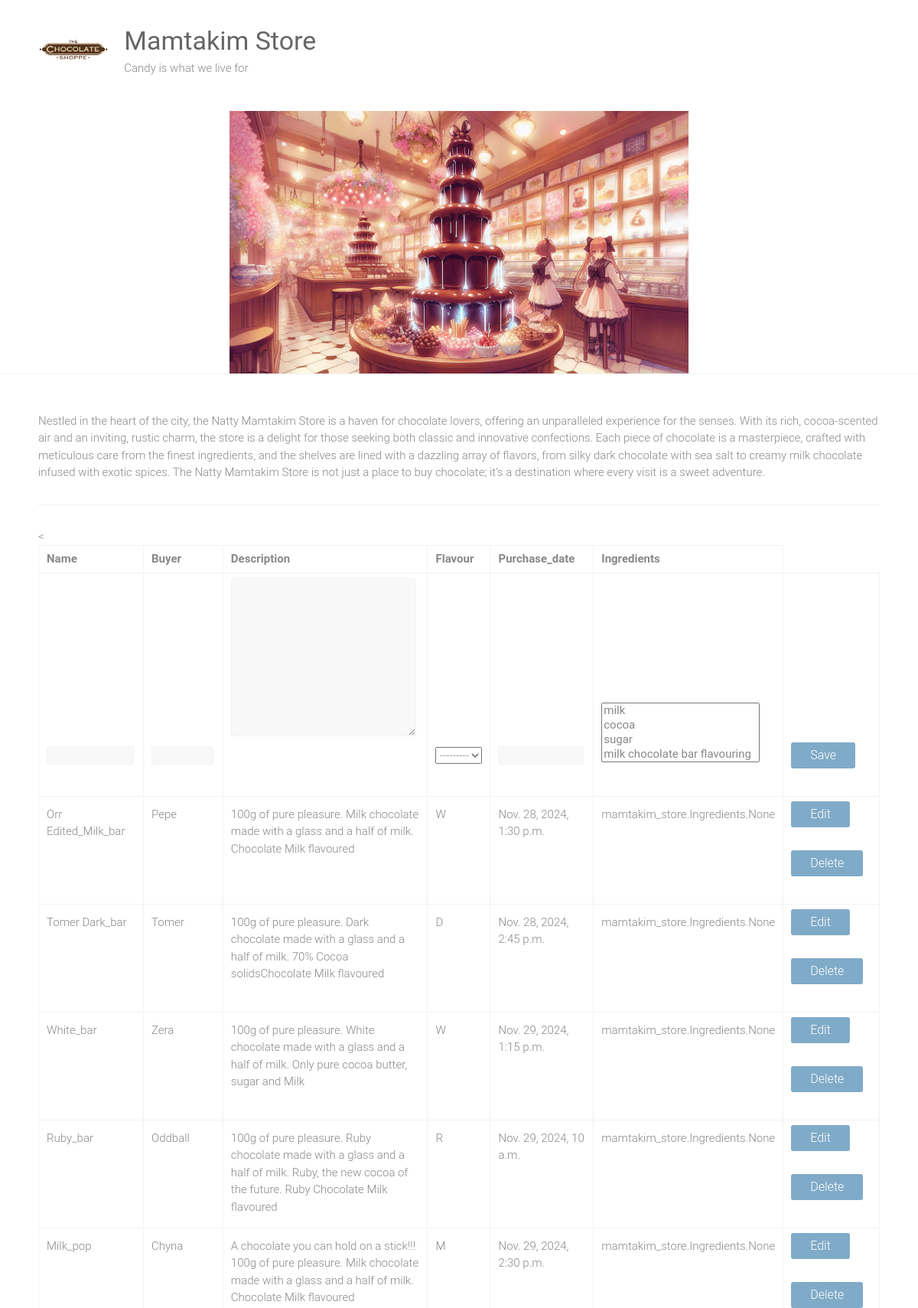
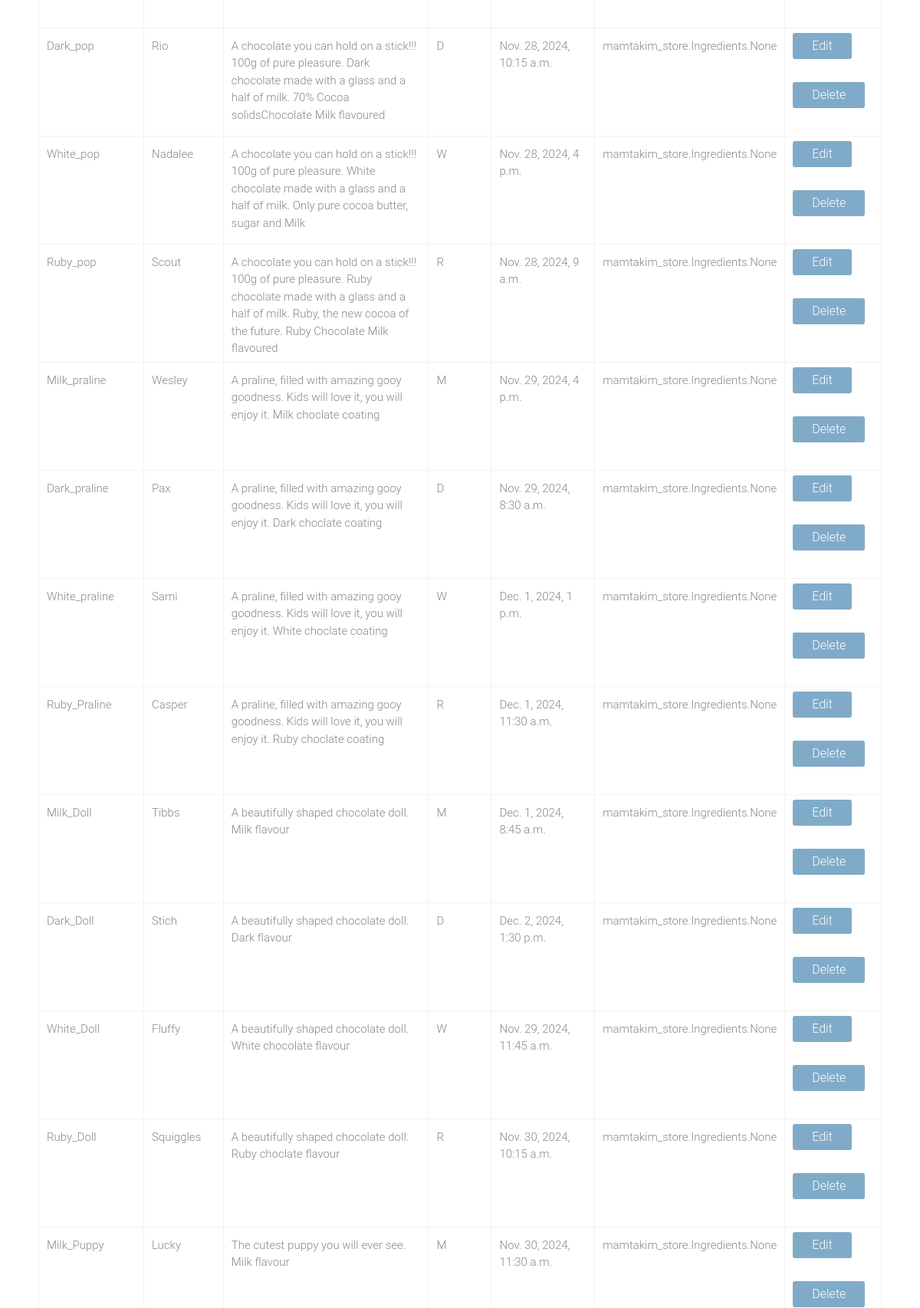
Page /mamtakim_index (upper part) on the committed database (2 pictures, top to bottom).
### mamtakim_store/models.py (models this page shows)
class Mamtak(models.Model):
    CHOC_CHOICES = [('W', 'White'),('M', 'Milk'),('D','Dark'),('R','Ruby')]
    name = models.CharField(max_length=100)
    buyer = models.CharField(max_length=100)
    description = models.TextField()
    flavour = models.CharField(max_length=1, choices=CHOC_CHOICES, blank=True)
    purchase_date = models.DateTimeField()
    ingredients = models.ManyToManyField('Ingredients', blank=True)

### mamtakim_store/views.py (the view, shortened to what this page needs)
# urls.py: path('mamtakim_index', views.index, name='index'),
def index(request):
    context = {}
    form = MamtakForm()
    mamtakim = Mamtak.objects.all()
    context['mamtakim'] = mamtakim
    context['title'] = 'Home'
    context['form'] = form
    return render(request, 'home2.html', context)

### mamtakim_store/forms.py
class MamtakForm(forms.ModelForm):
    class Meta:
        model = Mamtak
        fields = ['name', 'buyer', 'description', 'flavour', 'purchase_date','ingredients']

### mamtakim_store/models.py (called while the page is built)
    def __str__(self):
        return self.name

### mamtakim_store/templates/home2.html (shortened to what this page needs)
{% extends 'base.html' %}
{% block content %}
<form method="post" action="{% url 'index' %}">
<table class="table table-bordered table-light">
<tr><th>Name</th><th>Buyer</th><th>Description</th><th>Flavour</th><th>Purchase_date</th><th>Ingredients</th><</tr>
{% if not form.instance.id %}
<tr>
  {% include 'save.html' %}
</tr>
{% endif %}
{% for mamtak in mamtakim %}
  <tr>
    {% if form.instance.id == mamtak.id %}
    {% include 'save.html' %}
    {% else %}
    <td>{{ mamtak.name }}</td>
    <td>{{ mamtak.buyer }}</td>
    <td>{{ mamtak.description }}</td>
    <td>{{ mamtak.flavour }}</td>
    <td>{{ mamtak.purchase_date }}</td>
    <td>{{ mamtak.ingredients }}</td>
    <td>
      <button formnovalidate class="btn btn-success" name="edit" value="{{ mamtak.id }}">Edit</button>
      <button formnovalidate class="btn btn-danger" name="delete" value="{{ mamtak.id }}">Delete</button>
    </td>
    {% endif %}
  </tr>
{% endfor %}
</table>
</form>
{% endblock %}

### mamtakim_store/static/style.css (style rules this page uses)
html, body, div, span, applet, object, iframe, h1, h2, h3, h4, h5, h6, p, blockquote, pre, a, abbr, acronym, address, big, cite, code, del, dfn, em, font, ins, kbd, q, s, samp, small, strike, strong, sub, sup, tt, var, dl, dt, dd, ol, ul, li, fieldset, form, label, legend, table, caption, tbody, tfoot, thead, tr, th, td { border: 0; font: inherit; font-size: 100%; font-style: inherit; font-weight: inherit; margin: 0; outline: 0; padding: 0; vertical-align: baseline; }
html { overflow-y: scroll; -webkit-text-size-adjust: 100%; -ms-text-size-adjust: 100%; }
body, button, input, select, textarea { color: #888888; font-size: 15px; line-height: 1.5; font-family: 'Roboto', sans-serif; font-weight: 300; }
table { border-collapse: collapse; border-spacing: 0; margin: 0 0 1.5em; width: 100%; }
th { font-weight: bold; }
th, td { border: 1px solid #f2f2f2; padding: 6px 10px; }
caption, th, td { text-align: left; }
body { background: #f2f2f2; }
input, textarea { -webkit-border-radius: 0px; }
input[type="text"], input[type="url"], input[type="email"], input[type="search"], input[type="password"], textarea { -moz-appearance: none !important; -webkit-appearance: none !important; appearance: none !important; padding: 1%; border: 1px solid #f2f2f2; line-height: 20px; width: 98%; margin: 0 0 30px; background-color: #f8f8f8; -webkit-border-radius: 3px; -moz-border-radius: 3px; border-radius: 3px; }
.ample-button, input[type="reset"], input[type="button"], input[type="submit"], button { -moz-appearance: none !important; -webkit-appearance: none !important; appearance: none !important; color: #FFFFFF; display:inline-block; margin-bottom: 30px; padding: 5px 25px; cursor: pointer; background-color: #80abc8; border: 0px; -webkit-border-radius: 3px; -moz-border-radius: 3px; border-radius: 3px; font-size: 16px; }
body { padding-top: 30px; padding-bottom: 30px; }
body.wide { padding-top: 0; padding-bottom: 0; }

### rows in the picture
Mamtak: name "Orr Edited_Milk_bar", buyer "Pepe", description "100g of pure pleasure. Milk chocolate made with a glass and a half of milk. Chocolate Milk flavoured", flavour "W", purchase_date "Nov. 28, 2024, 1:30 p.m.", ingredients "mamtakim_store.Ingredients.None"
Mamtak: name "Tomer Dark_bar", buyer "Tomer", description "100g of pure pleasure. Dark chocolate made with a glass and a half of milk. 70% Cocoa solidsChocolate Milk flavoured", flavour "D", purchase_date "Nov. 28, 2024, 2:45 p.m.", ingredients "mamtakim_store.Ingredients.None"
Mamtak: name "White_bar", buyer "Zera", description "100g of pure pleasure. White chocolate made with a glass and a half of milk. Only pure cocoa butter, sugar and Milk", flavour "W", purchase_date "Nov. 29, 2024, 1:15 p.m.", ingredients "mamtakim_store.Ingredients.None"
Mamtak: name "Ruby_bar", buyer "Oddball", description "100g of pure pleasure. Ruby chocolate made with a glass and a half of milk. Ruby, the new cocoa of the future. Ruby Chocolate Milk flavoured", flavour "R", purchase_date "Nov. 29, 2024, 10 a.m.", ingredients "mamtakim_store.Ingredients.None"
Mamtak: name "Milk_pop", buyer "Chyna", description "A chocolate you can hold on a stick!!! 100g of pure pleasure. Milk chocolate made with a glass and a half of milk. Chocolate Milk flavoured", flavour "M", purchase_date "Nov. 29, 2024, 2:30 p.m.", ingredients "mamtakim_store.Ingredients.None"
Mamtak: name "Dark_pop", buyer "Rio", description "A chocolate you can hold on a stick!!! 100g of pure pleasure. Dark chocolate made with a glass and a half of milk. 70% Cocoa solidsChocolate Milk flavoured", flavour "D", purchase_date "Nov. 28, 2024, 10:15 a.m.", ingredients "mamtakim_store.Ingredients.None"
Mamtak: name "White_pop", buyer "Nadalee", description "A chocolate you can hold on a stick!!! 100g of pure pleasure. White chocolate made with a glass and a half of milk. Only pure cocoa butter, sugar and Milk", flavour "W", purchase_date "Nov. 28, 2024, 4 p.m.", ingredients "mamtakim_store.Ingredients.None"
Mamtak: name "Ruby_pop", buyer "Scout", description "A chocolate you can hold on a stick!!! 100g of pure pleasure. Ruby chocolate made with a glass and a half of milk. Ruby, the new cocoa of the future. Ruby Chocolate Milk flavoured", flavour "R", purchase_date "Nov. 28, 2024, 9 a.m.", ingredients "mamtakim_store.Ingredients.None"
Mamtak: name "Milk_praline", buyer "Wesley", description "A praline, filled with amazing gooy goodness. Kids will love it, you will enjoy it. Milk choclate coating", flavour "M", purchase_date "Nov. 29, 2024, 4 p.m.", ingredients "mamtakim_store.Ingredients.None"
Mamtak: name "Dark_praline", buyer "Pax", description "A praline, filled with amazing gooy goodness. Kids will love it, you will enjoy it. Dark choclate coating", flavour "D", purchase_date "Nov. 29, 2024, 8:30 a.m.", ingredients "mamtakim_store.Ingredients.None"
Mamtak: name "White_praline", buyer "Sami", description "A praline, filled with amazing gooy goodness. Kids will love it, you will enjoy it. White choclate coating", flavour "W", purchase_date "Dec. 1, 2024, 1 p.m.", ingredients "mamtakim_store.Ingredients.None"
Mamtak: name "Ruby_Praline", buyer "Casper", description "A praline, filled with amazing gooy goodness. Kids will love it, you will enjoy it. Ruby choclate coating", flavour "R", purchase_date "Dec. 1, 2024, 11:30 a.m.", ingredients "mamtakim_store.Ingredients.None"
Mamtak: name "Milk_Doll", buyer "Tibbs", description "A beautifully shaped chocolate doll. Milk flavour", flavour "M", purchase_date "Dec. 1, 2024, 8:45 a.m.", ingredients "mamtakim_store.Ingredients.None"
Mamtak: name "Dark_Doll", buyer "Stich", description "A beautifully shaped chocolate doll. Dark flavour", flavour "D", purchase_date "Dec. 2, 2024, 1:30 p.m.", ingredients "mamtakim_store.Ingredients.None"
Mamtak: name "White_Doll", buyer "Fluffy", description "A beautifully shaped chocolate doll. White chocolate flavour", flavour "W", purchase_date "Nov. 29, 2024, 11:45 a.m.", ingredients "mamtakim_store.Ingredients.None"
Mamtak: name "Ruby_Doll", buyer "Squiggles", description "A beautifully shaped chocolate doll. Ruby choclate flavour", flavour "R", purchase_date "Nov. 30, 2024, 10:15 a.m.", ingredients "mamtakim_store.Ingredients.None"
Mamtak: name "Milk_Puppy", buyer "Lucky", description "The cutest puppy you will ever see. Milk flavour", flavour "M", purchase_date "Nov. 30, 2024, 11:30 a.m.", ingredients "mamtakim_store.Ingredients.None"
